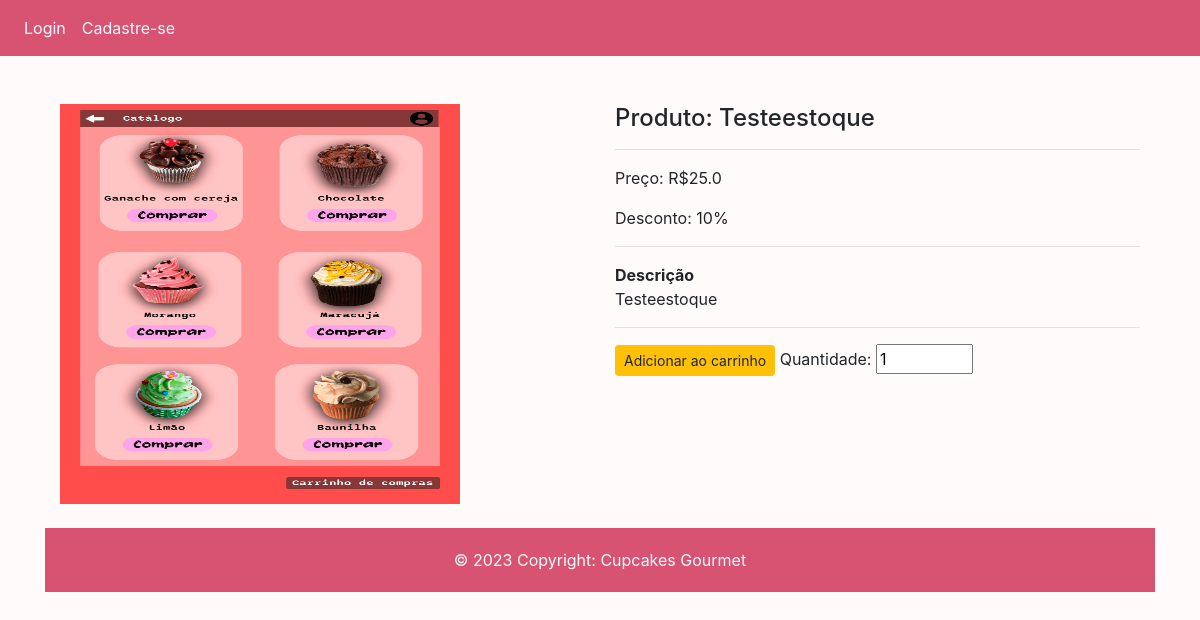
/single_page/15, run on the app's committed database.
### website/models.py (models this page shows)
class Product(db.Model):
    __seachbale__ = ['name', 'description'] # Itens que poderão ser pesquisados pelo flask_msearch
    id = db.Column(db.Integer, primary_key=True)
    name = db.Column(db.String(80), nullable=False)
    price = db.Column(db.Float, nullable=False)
    discount = db.Column(db.Integer, default=0)
    stock = db.Column(db.Integer, nullable=False)
    description = db.Column(db.String(200), nullable=False)
    user_id = db.Column(db.Integer, db.ForeignKey('user.id'))
    pub_date = db.Column(db.DateTime, nullable=False, default=datetime.now)
    img = db.Column(db.String(150), nullable=False, default='image.jpg')

### website/auth.py (the view)
@auth.route('/single_page/<int:id>')
def single_page(id):
    product = Product.query.get_or_404(id)
    return render_template('single_page.html', user=current_user, product = product)

### website/templates/single_page.html (shortened to what this page needs)
{% extends "base.html" %} {% block title %}Detalhes{% endblock %} {% block content%}
<div class="container mt-5">
    <div class="row">
        <div class="col-md-6" id="b_image">
            <img src="{{url_for('static', filename='images/' + product.img)}}" alt="{{product.name}}" width="400" height="400">
        </div>
        <div class="col-md-6">
            <h4> Produto: {{product.name }}</h4>
            <hr>
            <p> Preço: R${{product.price}}</p>
            {% if product.discount > 0 %}
            <p> Desconto: {{ product.discount }}%</p>
            {% endif %}
            <hr>
            <b>Descrição</b>
            <p>{{product.description}}</p>
            <hr>
            <form action="{{url_for('auth.AddCart')}}" method="post">
                <button type="submit" class="btn btn-sm btn-warning"> Adicionar ao carrinho  </button>
                <label for=""> Quantidade: </label>
                <input type="number" name="quantity" id="" value="1" min="1" max="{{product.stock}}">
            </form>
        </div>
    </div>
</div>
<br />
<footer class="text-light">
    <div class="text-center" style="background-color: #d85372; padding: 20px;" >
      &copy 2023 Copyright: <a href="#" style="color: aliceblue;">Cupcakes Gourmet</a>
    </div>
</footer>
{% endblock %}

### website/templates/base.html (style rules this page uses)
body { background-color: #fffbfb; }

### data on the page
Product: img (picture), name "Testeestoque", price "25.0", discount "10", description "Testeestoque"
